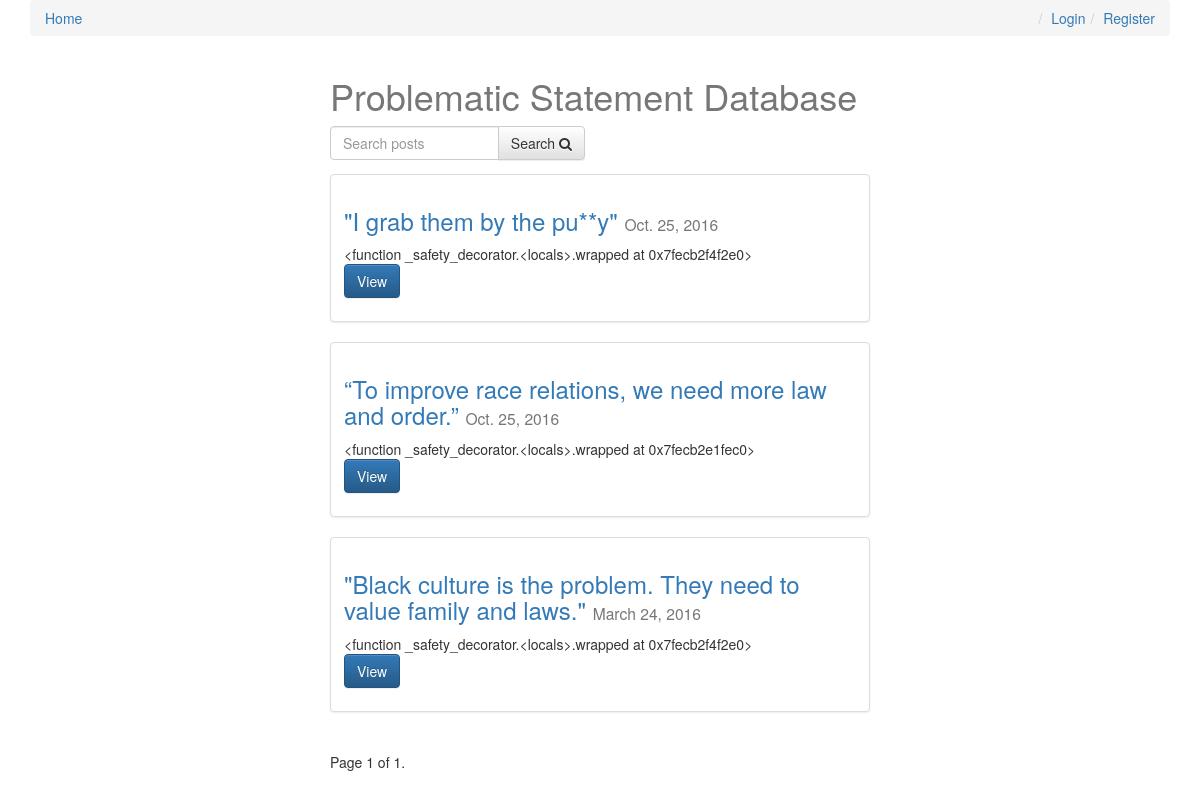
The page / on the database its author committed.
### posts/models.py (models this page shows, shortened)
class Post(models.Model):
    user = models.ForeignKey(settings.AUTH_USER_MODEL, default=1)
    title = models.CharField(max_length=120)
    slug = models.SlugField(unique=True)
    image = models.ImageField(upload_to=upload_location,
            null=True,
            blank=True,
            width_field="width_field",
            height_field="height_field")
    height_field = models.IntegerField(default=0)
    width_field = models.IntegerField(default=0)
    content = models.TextField()
    draft = models.BooleanField(default=False)
    publish = models.DateField(auto_now=False, auto_now_add=False)
    read_time =  models.IntegerField(default=0) # models.TimeField(null=True, blank=True) #assume minutes
    updated = models.DateTimeField(auto_now=True, auto_now_add=False)
    timestamp = models.DateTimeField(auto_now=False, auto_now_add=True)
    objects = PostManager()
    def get_absolute_url(self):
        return reverse("posts:detail", kwargs={"slug": self.slug})
    class Meta:
        ordering = ["-timestamp", "-updated"]
    def get_markdown(self):
        content = self.content
        markdown_text = markdown(content)
        return mark_safe(markdown_text)

### posts/views.py (the view, shortened to what this page needs)
# urls.py: url(r'^$', post_list, name='list'),
def post_list(request):
	today = timezone.now().date()
	queryset_list = Post.objects.active() #.order_by("-timestamp")
	if request.user.is_staff or request.user.is_superuser:
		queryset_list = Post.objects.all()
	query = request.GET.get("q")
	paginator = Paginator(queryset_list, 8) # Show 25 contacts per page
	page_request_var = "page"
	page = request.GET.get(page_request_var)
	try:
		queryset = paginator.page(page)
	except PageNotAnInteger:
		queryset = paginator.page(1)
	except EmptyPage:
		queryset = paginator.page(paginator.num_pages)
	context = {
		"object_list": queryset,
		"title": "List",
		"page_request_var": page_request_var,
		"today": today,
	}
	return render(request, "post_list.html", context)

### posts/models.py (called while the page is built)
    def active(self, *args, **kwargs):
        return super(PostManager, self).filter(draft=False).filter(publish__lte=timezone.now())

### templates/post_list.html (shortened to what this page needs)
{% extends "base.html" %}
{% block content %}
<div class='col-sm-6 col-sm-offset-3'>
    <h1>Problematic Statement Database</h1>
<form method='GET' action='' class='row'>
        <div class='col-sm-6'>
            <div class='input-group'>
                <input class='form-control' type='text' name='q' placeholder='Search posts' value='{{ request.GET.q }}'/>
                <span class='input-group-btn'>
                    <button class='btn btn-default' type='submit'>Search <i class="fa fa-search"></i></button>
                </span>
            </div>
        </div>
</form>
{% for obj in object_list %}
<div class="row">
  <div class="col-sm-12">
    <div class="thumbnail">
      <div class="caption post-detail-item">
        <h3><a href='{{ obj.get_absolute_url }}'>{{ obj.title }}</a> <small>{{ obj.publish }}</small></h3>
        {{ obj.get_markdown|truncatechars_html:120 }}
        <p><a href="{{ obj.get_absolute_url }}" class="btn btn-primary" role="button">View</a></p>
      </div>
    </div>
  </div>
</div>
{% endfor %}
<div class="pagination">
    <span class="step-links">
        <span class="current">
            Page {{ object_list.number }} of {{ object_list.paginator.num_pages }}.
        </span>
    </span>
</div>
</div>
{% endblock content %}

### templates/base.html (shortened to what this page needs)
{% load staticfiles %}
<html>
<head>
<link rel="stylesheet" href="https://maxcdn.bootstrapcdn.com/bootstrap/3.3.6/css/bootstrap.min.css">
<link rel="stylesheet" href="https://maxcdn.bootstrapcdn.com/bootstrap/3.3.6/css/bootstrap-theme.min.css">
<link rel='stylesheet' href='https://maxcdn.bootstrapcdn.com/font-awesome/4.5.0/css/font-awesome.min.css' >
<link rel='stylesheet' href='{% static "css/base.css" %}' />
</head>
<body>
<div class='container'>
    <ol class='breadcrumb'>
        <li><a href='{% url "posts:list" %}'>Home</a></li>
        {% if not request.user.is_authenticated %}
        <li class='pull-right'><a href='{% url "register" %}'>Register</a></li>
        <li class='pull-right'><a href='{% url "login" %}'>Login</a></li>
        {% else %}
        <li class='pull-right'><a href='{% url "logout" %}'>Logout</a></li>
        {% endif %}
    </ol>
{% block content %}{% endblock content %}
</div>
</body>
</html>

### static/css/base.css (style rules this page uses)
h1 { color: #777777; }

### rows shown on the page
Post: title "\"I grab them by the pu**y\"", publish "Oct. 25, 2016", get_markdown "<function _safety_decorator.<locals>.wrapped at 0x7fecb2f4f2e0>"
Post: title "“To improve race relations, we need more law and order.”", publish "Oct. 25, 2016", get_markdown "<function _safety_decorator.<locals>.wrapped at 0x7fecb2e1fec0>"
Post: title "\"Black culture is the problem. They need to value family and laws.\"", publish "March 24, 2016", get_markdown "<function _safety_decorator.<locals>.wrapped at 0x7fecb2f4f2e0>"

### other values the page prints
{{ object_list.number }} "1"
{{ object_list.paginator.num_pages }} "1"
